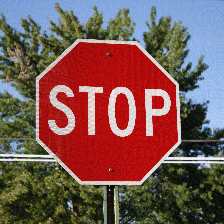

Python code for this plot:
import sys
import torch
import numpy as np
from PIL import Image
from torchvision.transforms import ToTensor, ToPILImage
from torchvision.models.detection import fasterrcnn_resnet50_fpn
from faster_rcnn import process_prediction
from setup_yolo_model import setup_model, get_adversarial_loss, get_prediction_names
from predict_rcnn import predict_image_tensor as predict_rcnn
from predict_yolo import predict_image_tensor as predict_yolo

image_path = sys.argv[1]
to_tensor = ToTensor()
to_pil_image = ToPILImage()


def create_adversarial(image_path):
    image = Image.open(image_path).convert('RGB')
    image_tensor = to_tensor(image).unsqueeze(0)
    orginal_image_tensor = to_tensor(image).unsqueeze(0)

    rcnn_model = fasterrcnn_resnet50_fpn(pretrained=True, pretrained_backbone=True)
    rcnn_model.eval()

    yolo_model, _1, yolo_classes, _2 = setup_model(image_path)

    for iteration in range(0, 25):
        image_tensor.requires_grad = True

        rccn_detections = rcnn_model.forward(image_tensor)
        all_confidence_scores_rcnn = process_prediction(rccn_detections)

        yolo_detections = yolo_model.forward(image_tensor)
        yolo_adversarial_loss = get_adversarial_loss(yolo_detections)

        yolo_detection_names = get_prediction_names(yolo_detections, yolo_classes)
        print(f'YOLOv3 Detections: {yolo_detection_names}')

        adversarial_loss = (
            10 * torch.norm(all_confidence_scores_rcnn, 2)
            + 0.5 * yolo_adversarial_loss
            + 0.1 * torch.norm(orginal_image_tensor - image_tensor, 2)
        )
        adversarial_loss.backward()

        image_tensor = image_tensor.data - 0.01 * torch.sign(image_tensor.grad.data)
        image_tensor = (image_tensor - image_tensor.min()) / (
            image_tensor.max() - image_tensor.min()
        )

        print(f'[{iteration}] Adversarial loss: {adversarial_loss:.5f}')
        print()

    return image_tensor


adversarial_image_tensor = create_adversarial(image_path)
adversarial_image = to_pil_image(adversarial_image_tensor.squeeze(0))

adversarial_image.save('./ensemble_adversarial.png')

print('Final adversarial image predictions...')
predict_rcnn(adversarial_image_tensor)
predict_yolo(adversarial_image_tensor)
